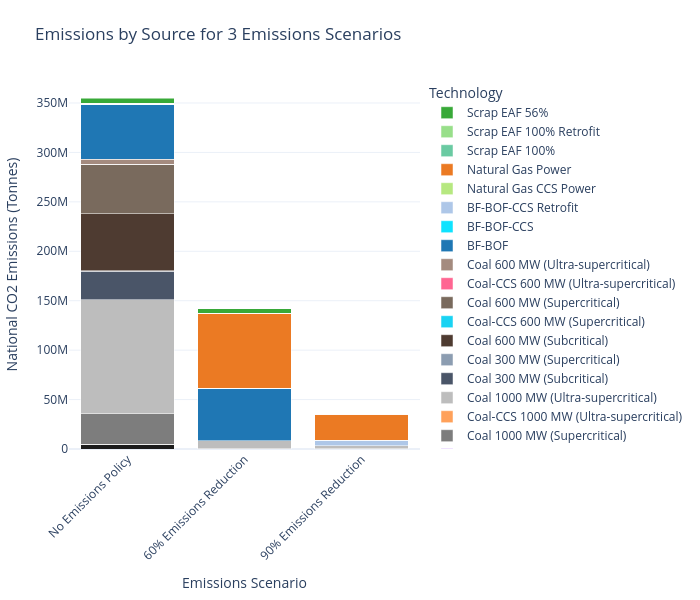

This figure's notebook cell:
### Code cell
plot_stacked_bar(
    df = co2_all_china_by_tech.T,
    scenario_map=scenario_map,
    name_map=tech_name_map,
    color_map=custom_color_map,
    title_name="Emissions by Source for 3 Emissions Scenarios",
    xaxis_name="Emissions Scenario",
    yaxis_name="National CO2 Emissions (Tonnes)",
    width=700)

### Figure 1 — Plotly figure (JSON) as saved in the notebook; plotly's stock layout.template omitted (floating-point values rounded to 4 significant figures)
{"data": [{"hovertemplate": "Technology=Coal 1000 MW (Subcritical)<br>Emissions Scenario=%{x}<br>National CO2 Emissions (Tonnes)=%{y}<extra></extra>", "legendgroup": "Coal 1000 MW (Subcritical)", "marker": {"color": "#1c1c1c", "pattern": {"shape": ""}}, "name": "Coal 1000 MW (Subcritical)", "orientation": "v", "showlegend": true, "textposition": "auto", "type": "bar", "x": ["No Emissions Policy", "60% Emissions Reduction", "90% Emissions Reduction"], "xaxis": "x", "y": [4613000.0, 3049.0, 6635.0], "yaxis": "y"}, {"hovertemplate": "Technology=1000MW_super_CCS_co2_edge<br>Emissions Scenario=%{x}<br>National CO2 Emissions (Tonnes)=%{y}<extra></extra>", "legendgroup": "1000MW_super_CCS_co2_edge", "marker": {"color": "#ab63fa", "pattern": {"shape": ""}}, "name": "1000MW_super_CCS_co2_edge", "orientation": "v", "showlegend": true, "textposition": "auto", "type": "bar", "x": ["No Emissions Policy", "60% Emissions Reduction", "90% Emissions Reduction"], "xaxis": "x", "y": [3532.0, 1413.0, 3814.0], "yaxis": "y"}, {"hovertemplate": "Technology=Coal 1000 MW (Supercritical)<br>Emissions Scenario=%{x}<br>National CO2 Emissions (Tonnes)=%{y}<extra></extra>", "legendgroup": "Coal 1000 MW (Supercritical)", "marker": {"color": "#7d7d7d", "pattern": {"shape": ""}}, "name": "Coal 1000 MW (Supercritical)", "orientation": "v", "showlegend": true, "textposition": "auto", "type": "bar", "x": ["No Emissions Policy", "60% Emissions Reduction", "90% Emissions Reduction"], "xaxis": "x", "y": [31180000.0, 8070.0, 12920.0], "yaxis": "y"}, {"hovertemplate": "Technology=Coal-CCS 1000 MW (Ultra-supercritical)<br>Emissions Scenario=%{x}<br>National CO2 Emissions (Tonnes)=%{y}<extra></extra>", "legendgroup": "Coal-CCS 1000 MW (Ultra-supercritical)", "marker": {"color": "#FFA15A", "pattern": {"shape": ""}}, "name": "Coal-CCS 1000 MW (Ultra-supercritical)", "orientation": "v", "showlegend": true, "textposition": "auto", "type": "bar", "x": ["No Emissions Policy", "60% Emissions Reduction", "90% Emissions Reduction"], "xaxis": "x", "y": [3880.0, 1579.0, 4185.0], "yaxis": "y"}, {"hovertemplate": "Technology=Coal 1000 MW (Ultra-supercritical)<br>Emissions Scenario=%{x}<br>National CO2 Emissions (Tonnes)=%{y}<extra></extra>", "legendgroup": "Coal 1000 MW (Ultra-supercritical)", "marker": {"color": "#bdbdbd", "pattern": {"shape": ""}}, "name": "Coal 1000 MW (Ultra-supercritical)", "orientation": "v", "showlegend": true, "textposition": "auto", "type": "bar", "x": ["No Emissions Policy", "60% Emissions Reduction", "90% Emissions Reduction"], "xaxis": "x", "y": [115000000.0, 8145000.0, 3174000.0], "yaxis": "y"}, {"hovertemplate": "Technology=Coal 300 MW (Subcritical)<br>Emissions Scenario=%{x}<br>National CO2 Emissions (Tonnes)=%{y}<extra></extra>", "legendgroup": "Coal 300 MW (Subcritical)", "marker": {"color": "#4a5568", "pattern": {"shape": ""}}, "name": "Coal 300 MW (Subcritical)", "orientation": "v", "showlegend": true, "textposition": "auto", "type": "bar", "x": ["No Emissions Policy", "60% Emissions Reduction", "90% Emissions Reduction"], "xaxis": "x", "y": [28930000.0, 5212.0, 9288.0], "yaxis": "y"}, {"hovertemplate": "Technology=Coal 300 MW (Supercritical)<br>Emissions Scenario=%{x}<br>National CO2 Emissions (Tonnes)=%{y}<extra></extra>", "legendgroup": "Coal 300 MW (Supercritical)", "marker": {"color": "#8c9db1", "pattern": {"shape": ""}}, "name": "Coal 300 MW (Supercritical)", "orientation": "v", "showlegend": true, "textposition": "auto", "type": "bar", "x": ["No Emissions Policy", "60% Emissions Reduction", "90% Emissions Reduction"], "xaxis": "x", "y": [729900.0, 3004.0, 6454.0], "yaxis": "y"}, {"hovertemplate": "Technology=Coal 600 MW (Subcritical)<br>Emissions Scenario=%{x}<br>National CO2 Emissions (Tonnes)=%{y}<extra></extra>", "legendgroup": "Coal 600 MW (Subcritical)", "marker": {"color": "#4e3b31", "pattern": {"shape": ""}}, "name": "Coal 600 MW (Subcritical)", "orientation": "v", "showlegend": true, "textposition": "auto", "type": "bar", "x": ["No Emissions Policy", "60% Emissions Reduction", "90% Emissions Reduction"], "xaxis": "x", "y": [57330000.0, 4574.0, 8795.0], "yaxis": "y"}, {"hovertemplate": "Technology=Coal-CCS 600 MW (Supercritical)<br>Emissions Scenario=%{x}<br>National CO2 Emissions (Tonnes)=%{y}<extra></extra>", "legendgroup": "Coal-CCS 600 MW (Supercritical)", "marker": {"color": "#19d3f3", "pattern": {"shape": ""}}, "name": "Coal-CCS 600 MW (Supercritical)", "orientation": "v", "showlegend": true, "textposition": "auto", "type": "bar", "x": ["No Emissions Policy", "60% Emissions Reduction", "90% Emissions Reduction"], "xaxis": "x", "y": [2726.0, 1310.0, 3742.0], "yaxis": "y"}, {"hovertemplate": "Technology=Coal 600 MW (Supercritical)<br>Emissions Scenario=%{x}<br>National CO2 Emissions (Tonnes)=%{y}<extra></extra>", "legendgroup": "Coal 600 MW (Supercritical)", "marker": {"color": "#796a5d", "pattern": {"shape": ""}}, "name": "Coal 600 MW (Supercritical)", "orientation": "v", "showlegend": true, "textposition": "auto", "type": "bar", "x": ["No Emissions Policy", "60% Emissions Reduction", "90% Emissions Reduction"], "xaxis": "x", "y": [50330000.0, 6301.0, 11260.0], "yaxis": "y"}, {"hovertemplate": "Technology=Coal-CCS 600 MW (Ultra-supercritical)<br>Emissions Scenario=%{x}<br>National CO2 Emissions (Tonnes)=%{y}<extra></extra>", "legendgroup": "Coal-CCS 600 MW (Ultra-supercritical)", "marker": {"color": "#FF6692", "pattern": {"shape": ""}}, "name": "Coal-CCS 600 MW (Ultra-supercritical)", "orientation": "v", "showlegend": true, "textposition": "auto", "type": "bar", "x": ["No Emissions Policy", "60% Emissions Reduction", "90% Emissions Reduction"], "xaxis": "x", "y": [3017.0, 1451.0, 4051.0], "yaxis": "y"}, {"hovertemplate": "Technology=Coal 600 MW (Ultra-supercritical)<br>Emissions Scenario=%{x}<br>National CO2 Emissions (Tonnes)=%{y}<extra></extra>", "legendgroup": "Coal 600 MW (Ultra-supercritical)", "marker": {"color": "#a48b7f", "pattern": {"shape": ""}}, "name": "Coal 600 MW (Ultra-supercritical)", "orientation": "v", "showlegend": true, "textposition": "auto", "type": "bar", "x": ["No Emissions Policy", "60% Emissions Reduction", "90% Emissions Reduction"], "xaxis": "x", "y": [4950000.0, 185500.0, 79190.0], "yaxis": "y"}, {"hovertemplate": "Technology=BF-BOF<br>Emissions Scenario=%{x}<br>National CO2 Emissions (Tonnes)=%{y}<extra></extra>", "legendgroup": "BF-BOF", "marker": {"color": "#1f77b4", "pattern": {"shape": ""}}, "name": "BF-BOF", "orientation": "v", "showlegend": true, "textposition": "auto", "type": "bar", "x": ["No Emissions Policy", "60% Emissions Reduction", "90% Emissions Reduction"], "xaxis": "x", "y": [55640000.0, 52930000.0, 773.4], "yaxis": "y"}, {"hovertemplate": "Technology=BF-BOF-CCS<br>Emissions Scenario=%{x}<br>National CO2 Emissions (Tonnes)=%{y}<extra></extra>", "legendgroup": "BF-BOF-CCS", "marker": {"color": "#0ee3ff", "pattern": {"shape": ""}}, "name": "BF-BOF-CCS", "orientation": "v", "showlegend": true, "textposition": "auto", "type": "bar", "x": ["No Emissions Policy", "60% Emissions Reduction", "90% Emissions Reduction"], "xaxis": "x", "y": [5.698, 18.37, 49.71], "yaxis": "y"}, {"hovertemplate": "Technology=BF-BOF-CCS Retrofit<br>Emissions Scenario=%{x}<br>National CO2 Emissions (Tonnes)=%{y}<extra></extra>", "legendgroup": "BF-BOF-CCS Retrofit", "marker": {"color": "#aec7e8", "pattern": {"shape": ""}}, "name": "BF-BOF-CCS Retrofit", "orientation": "v", "showlegend": true, "textposition": "auto", "type": "bar", "x": ["No Emissions Policy", "60% Emissions Reduction", "90% Emissions Reduction"], "xaxis": "x", "y": [8.301, 61.32, 5724000.0], "yaxis": "y"}, {"hovertemplate": "Technology=Natural Gas CCS Power<br>Emissions Scenario=%{x}<br>National CO2 Emissions (Tonnes)=%{y}<extra></extra>", "legendgroup": "Natural Gas CCS Power", "marker": {"color": "#B6E880", "pattern": {"shape": ""}}, "name": "Natural Gas CCS Power", "orientation": "v", "showlegend": true, "textposition": "auto", "type": "bar", "x": ["No Emissions Policy", "60% Emissions Reduction", "90% Emissions Reduction"], "xaxis": "x", "y": [645.9, 3093.0, 7947.0], "yaxis": "y"}, {"hovertemplate": "Technology=Natural Gas Power<br>Emissions Scenario=%{x}<br>National CO2 Emissions (Tonnes)=%{y}<extra></extra>", "legendgroup": "Natural Gas Power", "marker": {"color": "#eb7a23", "pattern": {"shape": ""}}, "name": "Natural Gas Power", "orientation": "v", "showlegend": true, "textposition": "auto", "type": "bar", "x": ["No Emissions Policy", "60% Emissions Reduction", "90% Emissions Reduction"], "xaxis": "x", "y": [1287000.0, 75930000.0, 25910000.0], "yaxis": "y"}, {"hovertemplate": "Technology=Scrap EAF 100%<br>Emissions Scenario=%{x}<br>National CO2 Emissions (Tonnes)=%{y}<extra></extra>", "legendgroup": "Scrap EAF 100%", "marker": {"color": "#6acaa2", "pattern": {"shape": ""}}, "name": "Scrap EAF 100%", "orientation": "v", "showlegend": true, "textposition": "auto", "type": "bar", "x": ["No Emissions Policy", "60% Emissions Reduction", "90% Emissions Reduction"], "xaxis": "x", "y": [13.38, 41870.0, 125500.0], "yaxis": "y"}, {"hovertemplate": "Technology=Scrap EAF 100% Retrofit<br>Emissions Scenario=%{x}<br>National CO2 Emissions (Tonnes)=%{y}<extra></extra>", "legendgroup": "Scrap EAF 100% Retrofit", "marker": {"color": "#98df8a", "pattern": {"shape": ""}}, "name": "Scrap EAF 100% Retrofit", "orientation": "v", "showlegend": true, "textposition": "auto", "type": "bar", "x": ["No Emissions Policy", "60% Emissions Reduction", "90% Emissions Reduction"], "xaxis": "x", "y": [13.38, 41870.0, 125500.0], "yaxis": "y"}, {"hovertemplate": "Technology=Scrap EAF 56%<br>Emissions Scenario=%{x}<br>National CO2 Emissions (Tonnes)=%{y}<extra></extra>", "legendgroup": "Scrap EAF 56%", "marker": {"color": "#38a938", "pattern": {"shape": ""}}, "name": "Scrap EAF 56%", "orientation": "v", "showlegend": true, "textposition": "auto", "type": "bar", "x": ["No Emissions Policy", "60% Emissions Reduction", "90% Emissions Reduction"], "xaxis": "x", "y": [4623000.0, 4686000.0, 279500.0], "yaxis": "y"}], "layout": {"barmode": "stack", "height": 600, "legend": {"title": {"text": "Technology"}, "tracegroupgap": 0, "traceorder": "reversed"}, "margin": {"b": 80, "l": 60, "r": 60, "t": 80}, "title": {"text": "Emissions by Source for 3 Emissions Scenarios"}, "width": 700, "xaxis": {"anchor": "y", "domain": [0, 1], "tickangle": -45, "title": {"text": "Emissions Scenario"}}, "yaxis": {"anchor": "x", "domain": [0, 1], "title": {"text": "National CO2 Emissions (Tonnes)"}}}}
